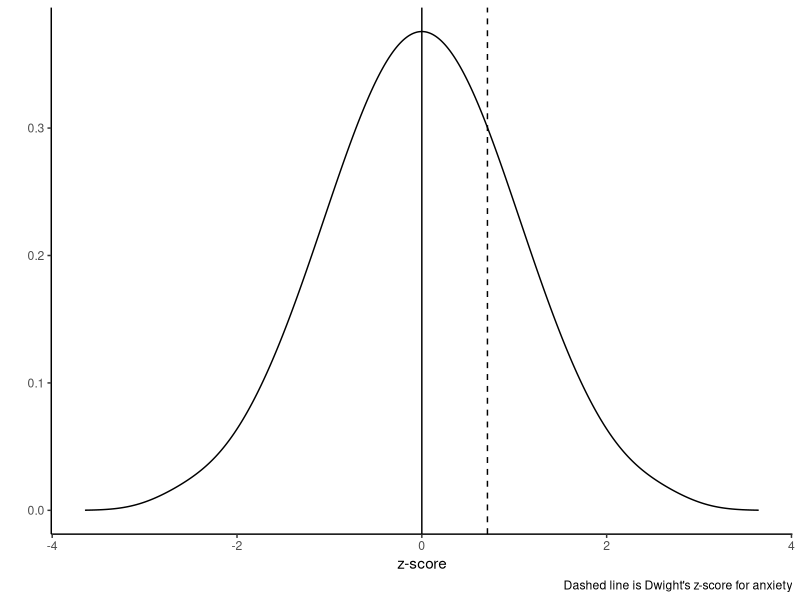

Source code (R):
## ---- chunk 1
knitr::opts_chunk$set(echo = TRUE)
library(tufte)
library(kableExtra)
library(tidyverse)
library(bayestestR)
## ---- chunk 2
anxiety_scores <- data.frame(
  Name = c(
    "Jim",
    "Pam",
    "Kelly",
    "Ryan",
    "Michael",
    "Holly",
    "Kevin",
    "Dwight",
    "Angela",
    "Toby",
    "Oscar",
    "Andy",
    "Stanley",
    "Phyllis"
  ),
  Anxiety = c(1,
              7,
              12,
              8,
              9,
              5,
              4,
              9,
              7,
              4,
              6,
              13,
              2,
              6)) %>% 
  as_tibble()

knitr::kable(anxiety_scores, "pipe")

## ---- chunk 3
library(bayestestR)  # Load it
# Generate a perfect sample
x <- rnorm_perfect(n = 100, mean = 0, sd = 1)

# Visualise it
library(tidyverse)

x %>% 
  density() %>%  # Compute density function
  as.data.frame() %>% 
  ggplot(aes(x=x, y=y)) +
  geom_line() +
  geom_vline(xintercept = 0, ) +
  geom_vline(xintercept = 0.71, linetype="dashed") +
  labs(caption = "Dashed line is Dwight's z-score for anxiety",
       x = "z-score",
       y = '') +
  theme_classic()
## ---- chunk 4

anxiety_scores_z <- anxiety_scores %>% 
  mutate(deviations = Anxiety - mean(Anxiety),
         squares = deviations^2)

knitr::kable(anxiety_scores_z, "pipe", digits = 3)
